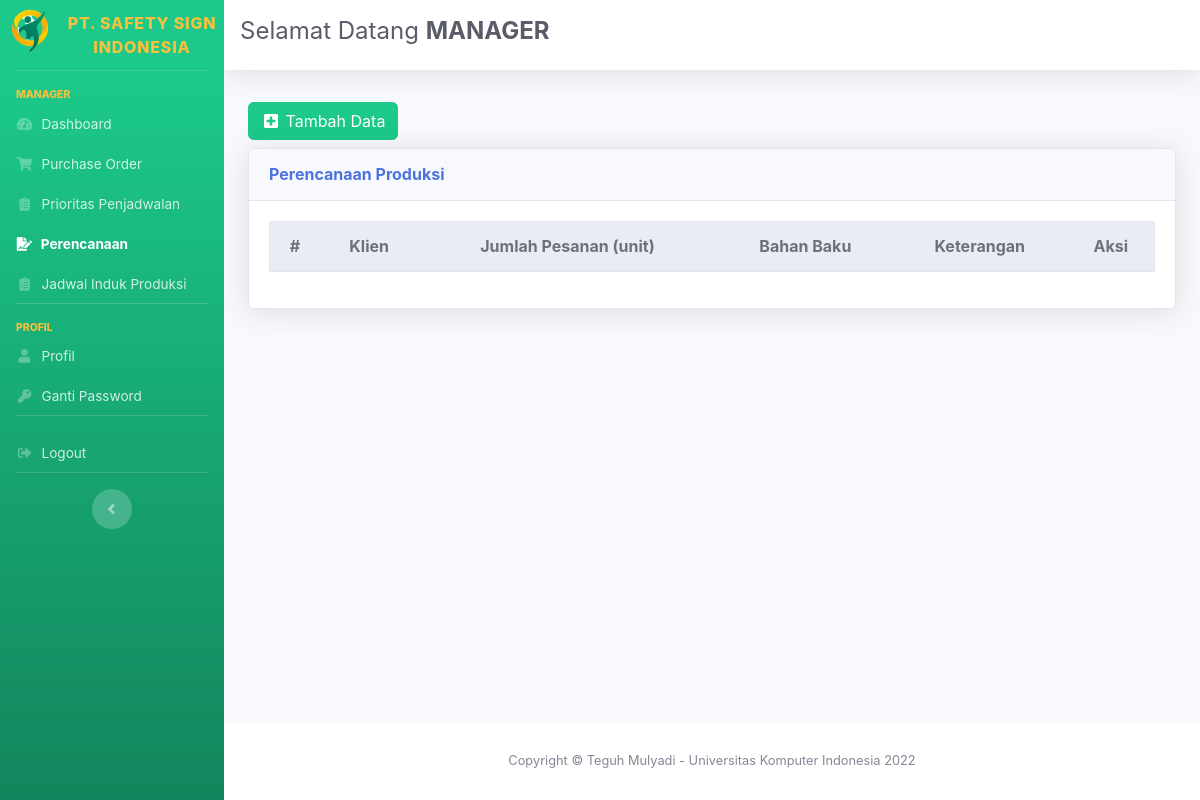
The page /manager/index.php?menu=perencanaan&action=tampil (signed in) on the database as committed earlier.
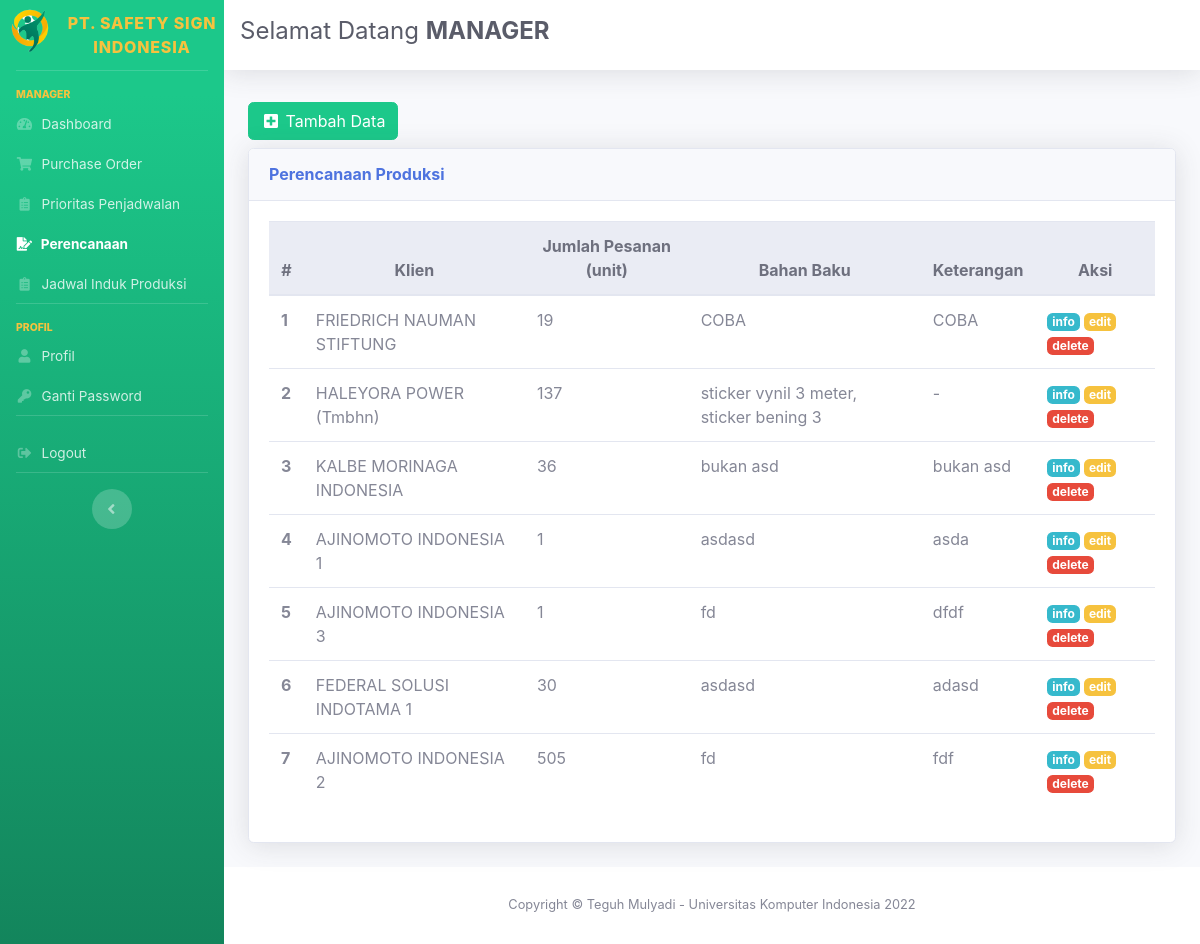
The same page on the database as committed later.
### tables this page shows
CREATE TABLE `tbl_perencanaan` (
  `id_perencanaan` int(11) NOT NULL,
  `id_purchase_order` int(11) NOT NULL,
  `kebutuhan_jumlah_bahan_baku` text NOT NULL,
  `keterangan` text NOT NULL
);

CREATE TABLE `tbl_purchaseorder` (
  `id_purchase_order` int(11) NOT NULL,
  `nomor_po` varchar(128) NOT NULL,
  `nama_perusahaan` varchar(50) NOT NULL,
  `jumlah_pesanan` int(11) NOT NULL,
  `alamat_pengiriman_barang` text NOT NULL,
  `alamat_pengiriman_invoice` text NOT NULL,
  `atas_nama` varchar(100) NOT NULL,
  `no_telepon` varchar(13) NOT NULL,
  `email` varchar(128) NOT NULL,
  `metode_pembayaran` varchar(50) NOT NULL,
  `harga_pesanan` int(11) NOT NULL,
  `ppn` varchar(50) NOT NULL,
  `dp` int(11) NOT NULL,
  `biaya_instalasi` int(11) NOT NULL,
  `start` date NOT NULL,
  `target_selesai` date NOT NULL,
  `jadwal_instalasi` date NOT NULL,
  `deadline` date NOT NULL,
  `id_pengguna` int(11) NOT NULL
);

### manager/tampil_data_perencanaan.php (the view)
<?php
include 'config.php';
$sql = "SELECT * FROM tbl_perencanaan
        JOIN tbl_purchaseorder ON tbl_perencanaan.id_purchase_order = tbl_purchaseorder.id_purchase_order
        ";
$hasil = mysqli_query($con, $sql);
?>
<a href="?menu=perencanaan&action=tambah" class="btn btn-success my-2">
    <i class="fas fa-fw fa-plus-square"></i>
    <span>Tambah Data</span>
</a>
<div class="card shadow mb-4">
    <div class="card-header py-3">
        <h6 class="m-0 font-weight-bold text-primary">Perencanaan Produksi</h6>
    </div>
    <div class="card-body">
        <div class="table-responsive">
            <table class="table table-hover" id="dataTable" width="100%" cellspacing="0">
                <thead class="thead-light" align="center">
                    <tr>
                        <th>#</th>
                        <th>Klien</th>
                        <th>Jumlah Pesanan (unit)</th>
                        <th>Bahan Baku</th>
                        <th>Keterangan</th>
                        <th>Aksi</th>
                    </tr>
                </thead>
                <tbody>
                    <?php
                    $i = 1;
                    while ($row = mysqli_fetch_assoc($hasil)) {
                    ?>
                        <tr>
                            <th scope="row"><?= $i++ ?></th>
                            <td><?= $row['nama_perusahaan']; ?></td>
                            <td><?= $row['jumlah_pesanan']; ?></td>
                            <td><?= $row['kebutuhan_jumlah_bahan_baku']; ?></td>
                            <td><?= $row['keterangan']; ?></td>
                            <td>
                                <a href="?menu=perencanaan&action=detail&id=<?= $row['id_perencanaan'] ?>" class="badge badge-info">info</a>
                                <a href="?menu=perencanaan&action=edit&id=<?= $row['id_perencanaan'] ?>" class="badge badge-warning">edit</a>
                                <a href="proses_delete_perencanaan.php?id=<?= $row['id_perencanaan'] ?>" class="badge badge-danger" onclick="return confirm('Yakin delete?');">delete</a>
                            </td>
                        </tr>
                    <?php }
                    ?>
                </tbody>
            </table>
        </div>
    </div>
</div>

### manager/templates/header.php (shortened to what this page needs)
<!DOCTYPE html>
<html lang="en">
<head>
    <link href="../assets/vendor/fontawesome-free/css/all.min.css" rel="stylesheet" type="text/css">
    <link href="../assets/css/sb-admin-2.min.css" rel="stylesheet">
    <link href="../assets/vendor/datatables/dataTables.bootstrap4.min.css" rel="stylesheet">
</head>
<body id="page-top">
    <div id="wrapper">

### manager/templates/sidebar.php (shortened to what this page needs)
<ul class="navbar-nav bg-gradient-success sidebar sidebar-dark accordion" id="accordionSidebar">
    <a class="sidebar-brand d-flex align-items-center justify-content-center  px-0" href="#">
        <div class="sidebar-brand-icon">
            <i><img src="../assets/img/pt-ssi2.png" width="60pt" height="60pt"></i>
        </div>
        <div class="sidebar-brand-text px-0 text-warning"><?= "PT. Safety Sign Indonesia"; ?></div>
    </a>
    <hr class="sidebar-divider">
    <div class="sidebar-heading text-warning">
        Manager
    </div>
    <?php if ((isset($_GET['menu'])) && ($_GET['menu'] == "dashboard") && ($_GET['action'] == "tampil")) :
        ?>
        <li class="nav-item active">
        <?php else : ?>
        <li class="nav-item">
        <?php endif; ?>
        <a class="nav-link pb-2 pt-2" href="?menu=dashboard&action=tampil">
            <i class="fas fa-fw fa-tachometer-alt"></i>
            <span>Dashboard</span></a>
        </li>
        <?php if ((isset($_GET['menu'])) && ($_GET['menu'] == "po") && ($_GET['action'] == "tampil")) : ?>
            <li class="nav-item active">
            <?php else : ?>
            <li class="nav-item">
            <?php endif; ?>
            <a class="nav-link pb-2 pt-2" href="?menu=po&action=tampil">
                <i class="fas fa-fw fa-shopping-cart"></i>
                <span>Purchase Order</span></a>
            </li>
            <?php if ((isset($_GET['menu'])) && ($_GET['menu'] == "penjadwalan") && ($_GET['action'] == "tampil")) : ?>
                <li class="nav-item active">
                <?php else : ?>
                <li class="nav-item">
                <?php endif; ?>
                <a class="nav-link pb-2 pt-2" href="?menu=penjadwalan&action=tampil">
                    <i class="fas fa-fw fa-clipboard-list"></i>
                    <span>Prioritas Penjadwalan</span></a>
                </li>
                <?php if ((isset($_GET['menu'])) && ($_GET['menu'] == "perencanaan") && ($_GET['action'] == "tampil")) : ?>
                    <li class="nav-item active">
                    <?php else : ?>
                    <li class="nav-item">
                    <?php endif; ?>
                    <a class="nav-link pb-2 pt-2" href="?menu=perencanaan&action=tampil">
                        <i class="fas fa-fw fa-file-signature"></i>
                        <span>Perencanaan</span></a>
                    </li>
                    <?php if ((isset($_GET['menu'])) && ($_GET['menu'] == "jip") && ($_GET['action'] == "tampil")) : ?>
                        <li class="nav-item active">
                        <?php else : ?>
                        <li class="nav-item">
                        <?php endif; ?>
                        <a class="nav-link pb-2 pt-2" href="?menu=jip&action=tampil">
                            <i class="fas fa-fw fa-clipboard-list"></i>
                            <span>Jadwal Induk Produksi</span></a>
                        </li>
                        <hr class="sidebar-divider">
                        <div class="sidebar-heading text-warning">
                            Profil
                        </div>
                        <?php if ((isset($_GET['menu'])) && ($_GET['menu'] == "profil_saya") && ($_GET['action'] == "tampil")) :
                            ?>
                            <li class="nav-item active">
                            <?php else : ?>
                            <li class="nav-item">
                            <?php endif; ?>
                            <a class="nav-link pb-2 pt-2" href="?menu=profil_saya&action=tampil">
                                <i class="fas fa-fw fa-user"></i>
                                <span>Profil</span></a>
                            </li>
                            <?php if ((isset($_GET['menu'])) && ($_GET['menu'] == "ganti_password") && ($_GET['action'] == "tampil")) :
                                ?>
                                <li class="nav-item active">
                                <?php else : ?>
                                <li class="nav-item">
                                <?php endif; ?>
                                <a class="nav-link pb-2 pt-2" href="?menu=ganti_password&action=tampil">
                                    <i class="fas fa-fw fa-key"></i>
                                    <span>Ganti Password</span></a>
                                </li>
                                <hr class="sidebar-divider d-none d-md-block">
                                <li class="nav-item">
                                    <a class="nav-link pb-2 pt-2" href="../logout.php">
                                        <i class="fas fa-fw fa-sign-out-alt"></i>
                                        <span>Logout</span></a>
                                </li>
                                <hr class="sidebar-divider d-none d-md-block">
                                <div class="text-center d-none d-md-inline">
                                    <button class="rounded-circle border-0" id="sidebarToggle"></button>
                                </div>
</ul>

### manager/templates/topbar.php (shortened to what this page needs)
<div id="content-wrapper" class="d-flex flex-column">
    <div id="content">
        <nav class="navbar navbar-expand navbar-light bg-white topbar mb-4 static-top shadow">
            <h4 class="h4 mb-2 text-gray-800">
               Selamat Datang <strong><?= strtoupper($_SESSION['manager']); ?>
               </strong>
            </h4>
        </nav>

### manager/index.php (shortened to what this page needs)
<?php include('templates/header.php'); ?>
<?php include('templates/sidebar.php'); ?>
<?php include('templates/topbar.php'); ?>
<div class="container-fluid">
    <?php
    if ((isset($_GET['menu'])) && ($_GET['menu'] == "perencanaan") && ($_GET['action'] == "tampil")) {
        include('tampil_data_perencanaan.php');
    }
    ?>
</div>
</div>
<?php include('templates/footer.php'); ?>

### manager/templates/footer.php (shortened to what this page needs)
<footer class="sticky-footer bg-white">
    <div class="container my-auto">
        <div class="copyright text-center my-auto">
            <span>Copyright &copy; Teguh Mulyadi - Universitas Komputer Indonesia <?= date('Y') ?></span>
        </div>
    </div>
</footer>
</div>
</div>
</body>
</html>

Rows that differ between the two databases and show on the page:
added tbl_perencanaan: id_purchase_order.nama_perusahaan "FRIEDRICH NAUMAN STIFTUNG", id_purchase_order.jumlah_pesanan "19", kebutuhan_jumlah_bahan_baku "COBA", keterangan "COBA"
added tbl_perencanaan: id_purchase_order.nama_perusahaan "HALEYORA POWER (Tmbhn)", id_purchase_order.jumlah_pesanan "137", kebutuhan_jumlah_bahan_baku "sticker vynil 3 meter, sticker bening 3", keterangan "-"
added tbl_perencanaan: id_purchase_order.nama_perusahaan "KALBE MORINAGA INDONESIA", id_purchase_order.jumlah_pesanan "36", kebutuhan_jumlah_bahan_baku "bukan asd", keterangan "bukan asd"
added tbl_perencanaan: id_purchase_order.nama_perusahaan "AJINOMOTO INDONESIA 1", id_purchase_order.jumlah_pesanan "1", kebutuhan_jumlah_bahan_baku "asdasd", keterangan "asda"
added tbl_perencanaan: id_purchase_order.nama_perusahaan "AJINOMOTO INDONESIA 3", id_purchase_order.jumlah_pesanan "1", kebutuhan_jumlah_bahan_baku "fd", keterangan "dfdf"
added tbl_perencanaan: id_purchase_order.nama_perusahaan "FEDERAL SOLUSI INDOTAMA 1", id_purchase_order.jumlah_pesanan "30", kebutuhan_jumlah_bahan_baku "asdasd", keterangan "adasd"
added tbl_perencanaan: id_purchase_order.nama_perusahaan "AJINOMOTO INDONESIA 2", id_purchase_order.jumlah_pesanan "505", kebutuhan_jumlah_bahan_baku "fd", keterangan "fdf"
